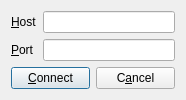
<?xml version="1.0" encoding="UTF-8"?>
<ui version="4.0">
 <class>Dialog</class>
 <widget class="QDialog" name="Dialog">
  <property name="geometry">
   <rect>
    <x>0</x>
    <y>0</y>
    <width>186</width>
    <height>100</height>
   </rect>
  </property>
  <property name="minimumSize">
   <size>
    <width>186</width>
    <height>100</height>
   </size>
  </property>
  <property name="maximumSize">
   <size>
    <width>186</width>
    <height>101</height>
   </size>
  </property>
  <property name="windowTitle">
   <string>Connect to Secondo Server</string>
  </property>
  <property name="windowIcon">
   <iconset resource="../resources/resources.qrc">
    <normaloff>:/icons/connectserver.png</normaloff>:/icons/connectserver.png</iconset>
  </property>
  <layout class="QHBoxLayout" name="horizontalLayout_3">
   <item>
    <layout class="QVBoxLayout" name="verticalLayout_3">
     <item>
      <layout class="QHBoxLayout" name="horizontalLayout">
       <item>
        <layout class="QVBoxLayout" name="verticalLayout">
         <item>
          <widget class="QLabel" name="label">
           <property name="text">
            <string>&amp;Host</string>
           </property>
           <property name="buddy">
            <cstring>hostText</cstring>
           </property>
          </widget>
         </item>
         <item>
          <widget class="QLabel" name="label_2">
           <property name="text">
            <string>&amp;Port</string>
           </property>
           <property name="buddy">
            <cstring>portText</cstring>
           </property>
          </widget>
         </item>
        </layout>
       </item>
       <item>
        <layout class="QVBoxLayout" name="verticalLayout_2">
         <item>
          <widget class="QLineEdit" name="hostText"/>
         </item>
         <item>
          <widget class="QLineEdit" name="portText"/>
         </item>
        </layout>
       </item>
      </layout>
     </item>
     <item>
      <layout class="QHBoxLayout" name="horizontalLayout_2">
       <item>
        <widget class="QPushButton" name="connectButton">
         <property name="text">
          <string>&amp;Connect</string>
         </property>
        </widget>
       </item>
       <item>
        <widget class="QPushButton" name="cancelButton">
         <property name="text">
          <string>C&amp;ancel</string>
         </property>
        </widget>
       </item>
      </layout>
     </item>
    </layout>
   </item>
  </layout>
 </widget>
 <resources>
  <include location="../resources/resources.qrc"/>
 </resources>
 <connections>
  <connection>
   <sender>cancelButton</sender>
   <signal>clicked()</signal>
   <receiver>Dialog</receiver>
   <slot>close()</slot>
   <hints>
    <hint type="sourcelabel">
     <x>135</x>
     <y>77</y>
    </hint>
    <hint type="destinationlabel">
     <x>92</x>
     <y>49</y>
    </hint>
   </hints>
  </connection>
 </connections>
</ui>
